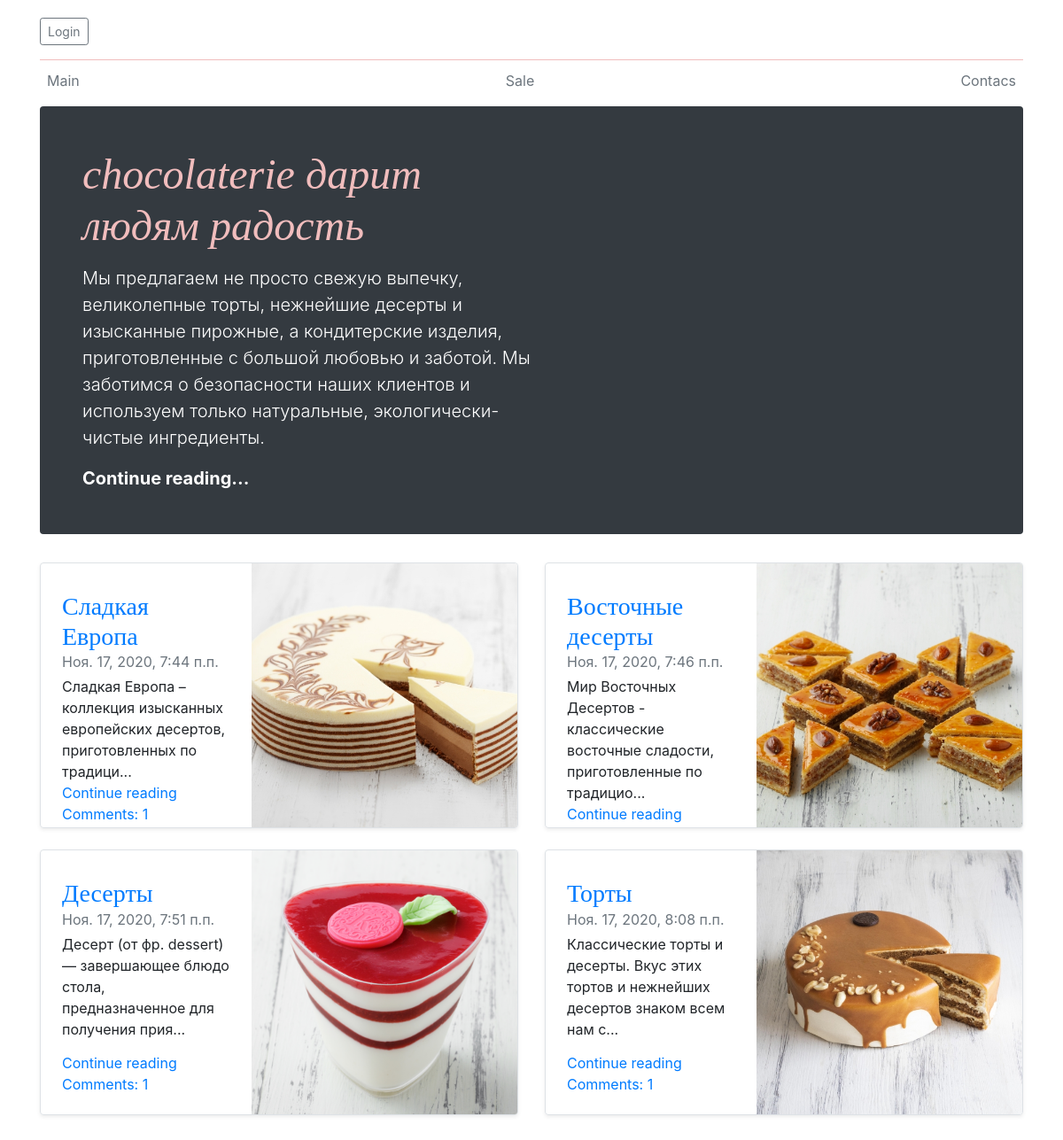
The page / on the database its author committed.
### blog/models.py (models this page shows)
class Post(models.Model):
    author = models.ForeignKey(settings.AUTH_USER_MODEL, on_delete=models.CASCADE)
    title = models.CharField(max_length=200)
    text = models.TextField()
    created_date = models.DateTimeField(default=timezone.now)
    published_date = models.DateTimeField(blank=True, null=True)
    image = models.ImageField(null=True, blank=True, upload_to='images/')

### blog/views.py (the view)
# urls.py: path('', views.post_list, name='post_list'),
def post_list(request):
    posts = Post.objects.filter(published_date__lte=timezone.now()).order_by('published_date')
    return render(request, 'blog/post_list.html', {'posts': posts})

### blog/templates/blog/post_list.html (shortened to what this page needs)
{% extends 'blog/base.html' %}
{% load bootstrap4 %}
{% block content %}
    {% for post in posts %}
       <div class="col-md-6">
      <div class="row no-gutters border rounded overflow-hidden flex-md-row mb-4 shadow-sm h-md-250 position-relative" style=" height: 300px;" >
        <div class="col p-4 d-flex flex-column position-static">
          <h3 class="mb-0"><a href="{% url 'post_detail' pk=post.pk %}">{{ post.title }}</a></h3>
          <div class="mb-1 text-muted"> {{ post.published_date }}</div>
          <p class="card-text mb-auto">{{ post.text|slice:':85'}}...</p>
            <a href="{% url 'post_detail' pk=post.pk %}">Continue reading</a>
            <a href="{% url 'post_detail' pk=post.pk %}">Comments: {{ post.comments.count }}</a>
        </div>
        <div class="col-auto d-none d-lg-block Aika">
          <img src="{{ post.image.url }}" style="width: 300px; height: 300px;">
        </div>
      </div>
    </div>
    {% endfor %}
{% endblock %}

### blog/templates/blog/base.html (shortened to what this page needs)
{% load bootstrap4 %}
<html>
    <head>
        {% bootstrap_css %}
    </head>
    <body>
    <div class="container">
  <header class="blog-header py-3">
    <div class="row flex-nowrap justify-content-between align-items-center">
      <div class="col-4 pt-1">
          {% if user.is_authenticated %}
            <a href="{% url 'post_new' %}" class="top-menu"><span class="glyphicon glyphicon-plus"></span></a>
            <a href="{% url 'post_draft_list' %}" class="top-menu"><span class="glyphicon glyphicon-edit"></span></a>
            <a href="{% url 'logout' %}" class="btn btn-sm btn-outline-secondary" >Logout</a>
        <a class="text-muted" href="#">About us</a>
      </div>
      <div class="col-4 text-center">
        <a class="blog-header-logo text-dark" href="#" style="color:pink;">chocolaterie</a>
      </div>
      <div class="col-4 d-flex justify-content-end align-items-center">
        <a class="text-muted" href="#" aria-label="Search">
          <svg xmlns="http://www.w3.org/2000/svg" width="20" height="20" fill="none" stroke="currentColor" stroke-linecap="round" stroke-linejoin="round" stroke-width="2" class="mx-3" role="img" viewBox="0 0 24 24" focusable="false"><title>Search</title><circle cx="10.5" cy="10.5" r="7.5"/><path d="M21 21l-5.2-5.2"/></svg>
        </a>
          {% else %}
            <a href="{% url 'login' %}"  class="btn btn-sm btn-outline-secondary" >Login</a>
        {% endif %}
      </div>
    </div>
  </header>
  <div class="nav-scroller py-1 mb-2">
    <nav class="nav d-flex justify-content-between">
      <a class="p-2 text-muted" href="/">Main</a>
      <a class="p-2 text-muted" href="#">Sale</a>
      <a class="p-2 text-muted" href="#">Contacs</a>
    </nav>
  </div>
         {% block page_header %}
        <div class="jumbotron p-4 p-md-5 text-white rounded bg-dark">
    <div class="col-md-6 px-0">
      <h1 class="display-4 font-italic">chocolaterie дарит людям радость</h1>
      <p class="lead my-3 style" "color:#F1BDBD;"> Мы предлагаем не просто свежую выпечку, великолепные торты, нежнейшие десерты и изысканные пирожные, а кондитерские изделия, приготовленные с большой любовью и заботой. Мы заботимся о безопасности наших клиентов и используем только натуральные, экологически-чистые ингредиенты. </p>
      <p class="lead mb-0"><a href="#" class="text-white font-weight-bold">Continue reading...</a></p>
    </div>
  </div>
         {% endblock page_header %}
       <div class="row mb-2">
           {% block content %}
                    {% endblock %}
           </div>
    </div>
    </body>
</html>

### blog/templates/blog/base.html (style rules this page uses)
.blog-header { line-height: 1; border-bottom: 1px solid #F1BDBD; }
h1, h2, h3, h4, h5, h6 { font-family: "Playfair Display", Georgia, "Times New Roman", serif; }
.display-4 { font-size: 2.5rem; }
@media (min-width: 768px) { .display-4 { font-size: 3rem; color: #F1BDBD; } }
.nav-scroller { position: relative; z-index: 2; height: 2.75rem; overflow-y: hidden; color: #F1BDBD; }
.nav-scroller .nav { display: -ms-flexbox; display: flex; -ms-flex-wrap: nowrap; flex-wrap: nowrap; padding-bottom: 1rem; margin-top: -1px; overflow-x: auto; text-align: center; white-space: nowrap; -webkit-overflow-scrolling: touch; }
@media (min-width: 768px) { .h-md-250 { height: 250px; } }
img { float: right; }

### rows shown on the page
Post: title "Сладкая Европа", published_date "Ноя. 17, 2020, 7:44 п.п.", text "Сладкая Европа – коллекция изысканных европейских десертов, приготовленных по традици", comments.count "1", image (picture)
Post: title "Восточные десерты", published_date "Ноя. 17, 2020, 7:46 п.п.", text "Мир Восточных Десертов - классические восточные сладости, приготовленные по традицио", image (picture)
Post: title "Десерты", published_date "Ноя. 17, 2020, 7:51 п.п.", text "Десерт (от фр. dessert) — завершающее блюдо стола, предназначенное для получения прия", comments.count "1", image (picture)
Post: title "Торты", published_date "Ноя. 17, 2020, 8:08 п.п.", text "Классические торты и десерты. Вкус этих тортов и нежнейших десертов знаком всем нам с", comments.count "1", image (picture)
